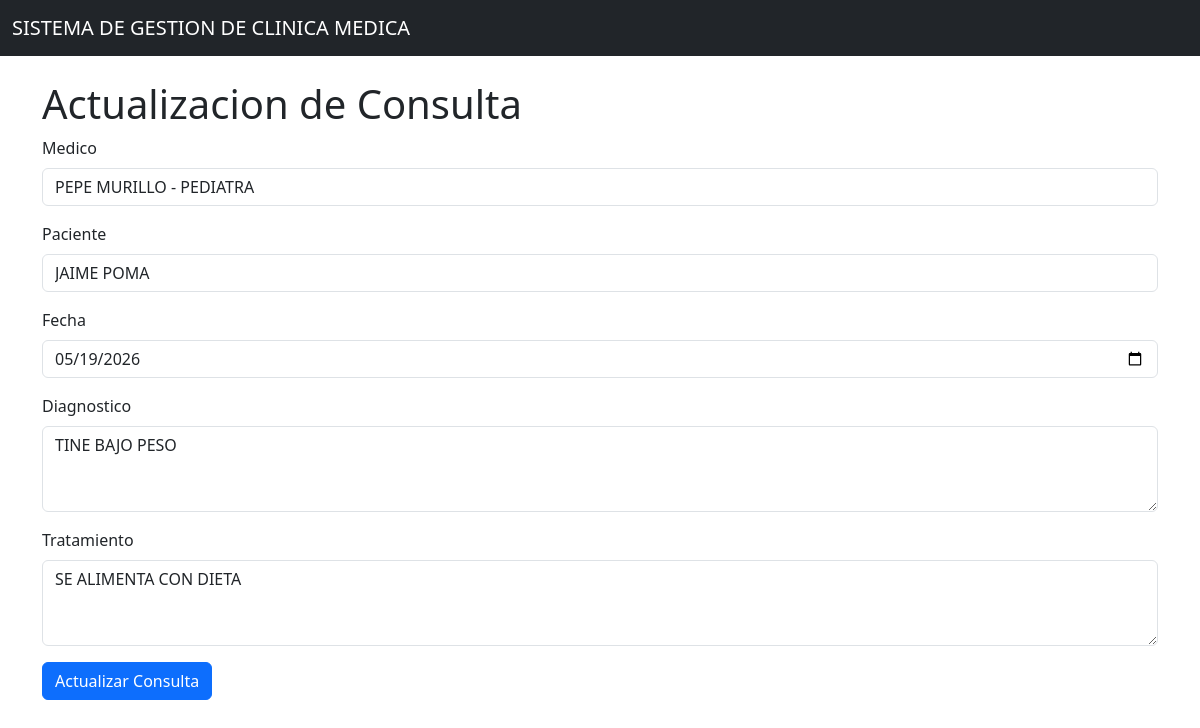
The app's page /consultas/edit/1 with its own data.
### models/consulta_model.py (models this page shows, shortened)
class Consulta(db.Model):
    __tablename__ = "consultas"
    id = db.Column(db.Integer, primary_key=True)
    fecha = db.Column(db.DateTime, nullable=False)
    diagnostico = db.Column(db.String(500), nullable=False)
    tratamiento = db.Column(db.String(500), nullable=False)
    medico_id = db.Column(db.Integer, db.ForeignKey('medicos.id'), nullable=False)
    paciente_id = db.Column(db.Integer, db.ForeignKey('pacientes.id'), nullable=False)
    medico = db.relationship('Medico', back_populates='consultas')
    paciente = db.relationship('Paciente', back_populates='consultas')
    @staticmethod
    def get_by_id(id):
        return Consulta.query.get(id)

### models/medico_model.py (models this page shows, shortened)
class Medico(db.Model):
    __tablename__ = "medicos"
    id = db.Column(db.Integer, primary_key=True)
    nombre = db.Column(db.String(100), nullable=False)
    especialidad = db.Column(db.String(100), nullable=False)
    telefono = db.Column(db.String(20), nullable=False)
    correo = db.Column(db.String(100), nullable=False)
    consultas = db.relationship('Consulta', back_populates='medico', cascade='all, delete-orphan')
    citas = db.relationship('Cita', back_populates='medico', cascade='all, delete-orphan')
    def delete(self):
        db.session.delete(self)
        db.session.commit()

### models/paciente_model.py (models this page shows, shortened)
class Paciente(db.Model):
    __tablename__ = "pacientes"
    id = db.Column(db.Integer, primary_key=True)
    nombre = db.Column(db.String(100), nullable=False)
    edad = db.Column(db.Integer, nullable=False)
    direccion = db.Column(db.String(200), nullable=False)
    telefono = db.Column(db.String(20), nullable=False)
    consultas = db.relationship('Consulta', back_populates='paciente', cascade='all, delete-orphan')
    citas = db.relationship('Cita', back_populates='paciente', cascade='all, delete-orphan')
    def delete(self):
        db.session.delete(self)
        db.session.commit()

### controllers/consulta_controller.py (the view, shortened to what this page needs)
@consulta_bp.route("/edit/<int:id>", methods=['GET', 'POST'])
def edit(id):
    consulta = Consulta.get_by_id(id)
    medicos = Medico.query.all()
    pacientes = Paciente.query.all()
    return consulta_view.edit(consulta, medicos, pacientes)

### run.py (called while the page is built)
@app.context_processor
def inject_active_path():
    def is_active(path):
        return 'active' if request.path == path else ''
    return dict(is_active=is_active, session=session)

### views/consulta_view.py (called while the page is built)
def edit(consulta, medicos, pacientes):
    return render_template('consultas/edit.html', consulta=consulta, medicos=medicos, pacientes=pacientes)

### templates/consultas/edit.html (shortened to what this page needs)
{% extends 'base.html' %}
{% block content %}
<h1>Actualizacion de Consulta</h1>
<form action="{{ url_for('consulta.edit', id=consulta.id) }}" method="POST">
  <div class="mb-3">
    <label class="form-label">Medico</label>
    <select name="medico_id" class="form-control" required>
      {% for medico in medicos %}
        <option value="{{medico.id}}" {% if medico.id == consulta.medico_id %}selected{% endif %}>{{medico.nombre}} - {{medico.especialidad}}</option>
      {% endfor %}
    </select>
  </div>
  <div class="mb-3">
    <label class="form-label">Paciente</label>
    <select name="paciente_id" class="form-control" required>
      {% for paciente in pacientes %}
        <option value="{{paciente.id}}" {% if paciente.id == consulta.paciente_id %}selected{% endif %}>{{paciente.nombre}}</option>
      {% endfor %}
    </select>
  </div>
  <div class="mb-3">
    <label class="form-label">Fecha</label>
    <input type="date" class="form-control" name="fecha" value="{{ consulta.fecha.strftime('%Y-%m-%d') }}" required>
  </div>
  <div class="mb-3">
    <label class="form-label">Diagnostico</label>
    <textarea class="form-control" name="diagnostico" rows="3" required>{{ consulta.diagnostico }}</textarea>
  </div>
  <div class="mb-3">
    <label class="form-label">Tratamiento</label>
    <textarea class="form-control" name="tratamiento" rows="3" required>{{ consulta.tratamiento }}</textarea>
  </div>
  <button type="submit" class="btn btn-primary">Actualizar Consulta</button>
</form>
{% endblock %}

### records on screen
Consulta: medico_id "PEPE MURILLO - PEDIATRA", paciente_id "JAIME POMA", fecha "05/19/2026", diagnostico "TINE BAJO PESO", tratamiento "SE ALIMENTA CON DIETA"
